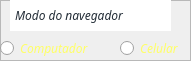
      <widget class="QFrame" name="frame_18">
       <property name="geometry">
        <rect>
         <x>60</x>
         <y>270</y>
         <width>191</width>
         <height>61</height>
        </rect>
       </property>
       <property name="frameShape">
        <enum>QFrame::StyledPanel</enum>
       </property>
       <property name="frameShadow">
        <enum>QFrame::Raised</enum>
       </property>
       <widget class="QLabel" name="label_19">
        <property name="geometry">
         <rect>
          <x>10</x>
          <y>0</y>
          <width>161</width>
          <height>31</height>
         </rect>
        </property>
        <property name="font">
         <font>
          <family>Cocogoose Pro</family>
          <pointsize>9</pointsize>
          <italic>true</italic>
         </font>
        </property>
        <property name="styleSheet">
         <string notr="true">color: rgb(35,45,55);
background-color: rgb(255, 255, 255);</string>
        </property>
        <property name="text">
         <string>Modo do navegador</string>
        </property>
        <property name="indent">
         <number>5</number>
        </property>
       </widget>
       <widget class="QRadioButton" name="radNavCelul_2">
        <property name="geometry">
         <rect>
          <x>120</x>
          <y>40</y>
          <width>71</width>
          <height>16</height>
         </rect>
        </property>
        <property name="font">
         <font>
          <family>Cocogoose Pro</family>
          <pointsize>9</pointsize>
          <italic>true</italic>
          <underline>false</underline>
          <stylestrategy>PreferDefault</stylestrategy>
         </font>
        </property>
        <property name="layoutDirection">
         <enum>Qt::LeftToRight</enum>
        </property>
        <property name="autoFillBackground">
         <bool>false</bool>
        </property>
        <property name="styleSheet">
         <string notr="true">color: rgb(255, 255, 100);</string>
        </property>
        <property name="text">
         <string>Celular</string>
        </property>
       </widget>
       <widget class="QRadioButton" name="radNavComput_2">
        <property name="geometry">
         <rect>
          <x>0</x>
          <y>40</y>
          <width>111</width>
          <height>16</height>
         </rect>
        </property>
        <property name="font">
         <font>
          <family>Cocogoose Pro</family>
          <pointsize>9</pointsize>
          <italic>true</italic>
          <underline>false</underline>
          <stylestrategy>PreferDefault</stylestrategy>
         </font>
        </property>
        <property name="layoutDirection">
         <enum>Qt::LeftToRight</enum>
        </property>
        <property name="autoFillBackground">
         <bool>false</bool>
        </property>
        <property name="styleSheet">
         <string notr="true">color: rgb(255, 255, 100);</string>
        </property>
        <property name="text">
         <string>Computador</string>
        </property>
       </widget>
      </widget>
